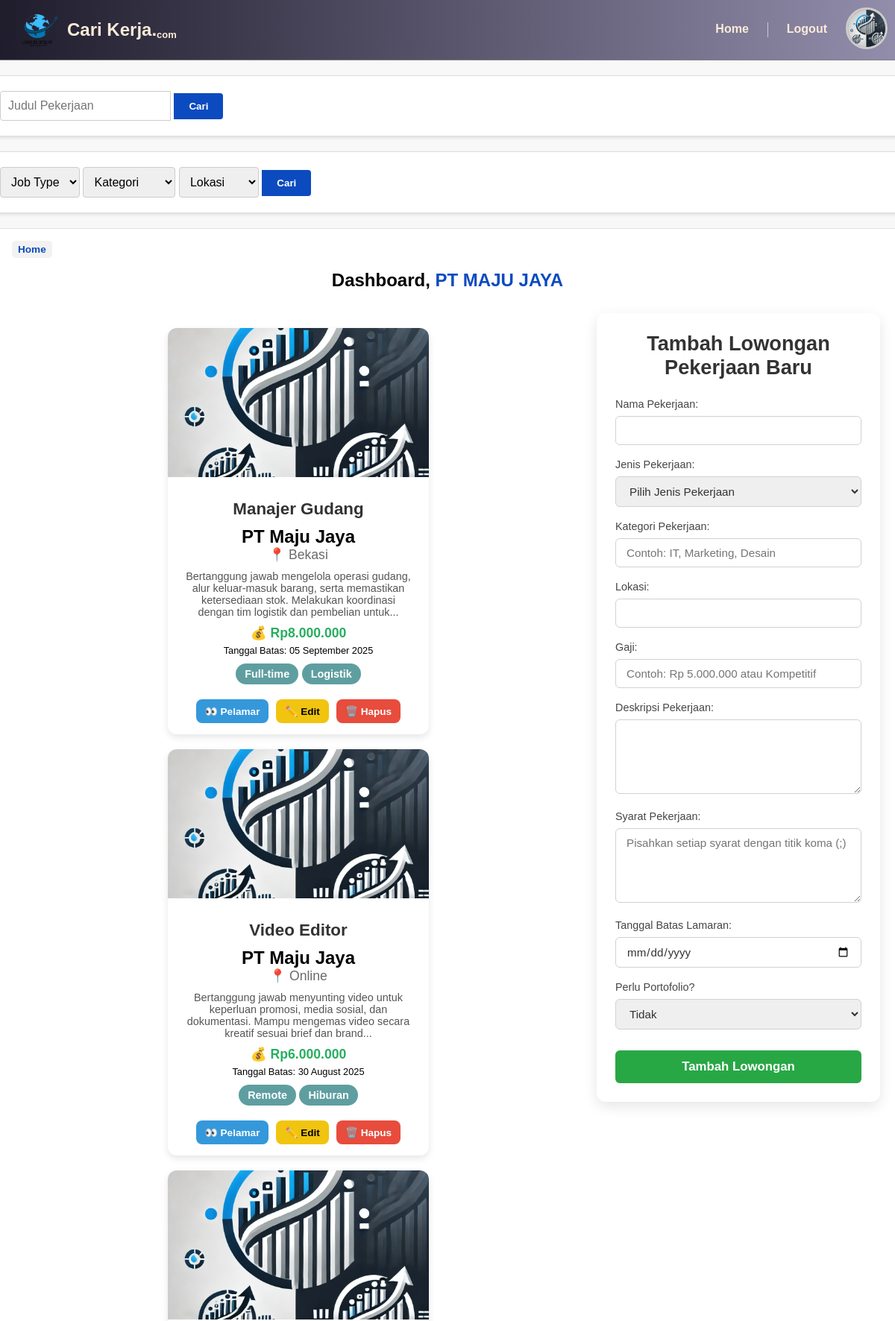
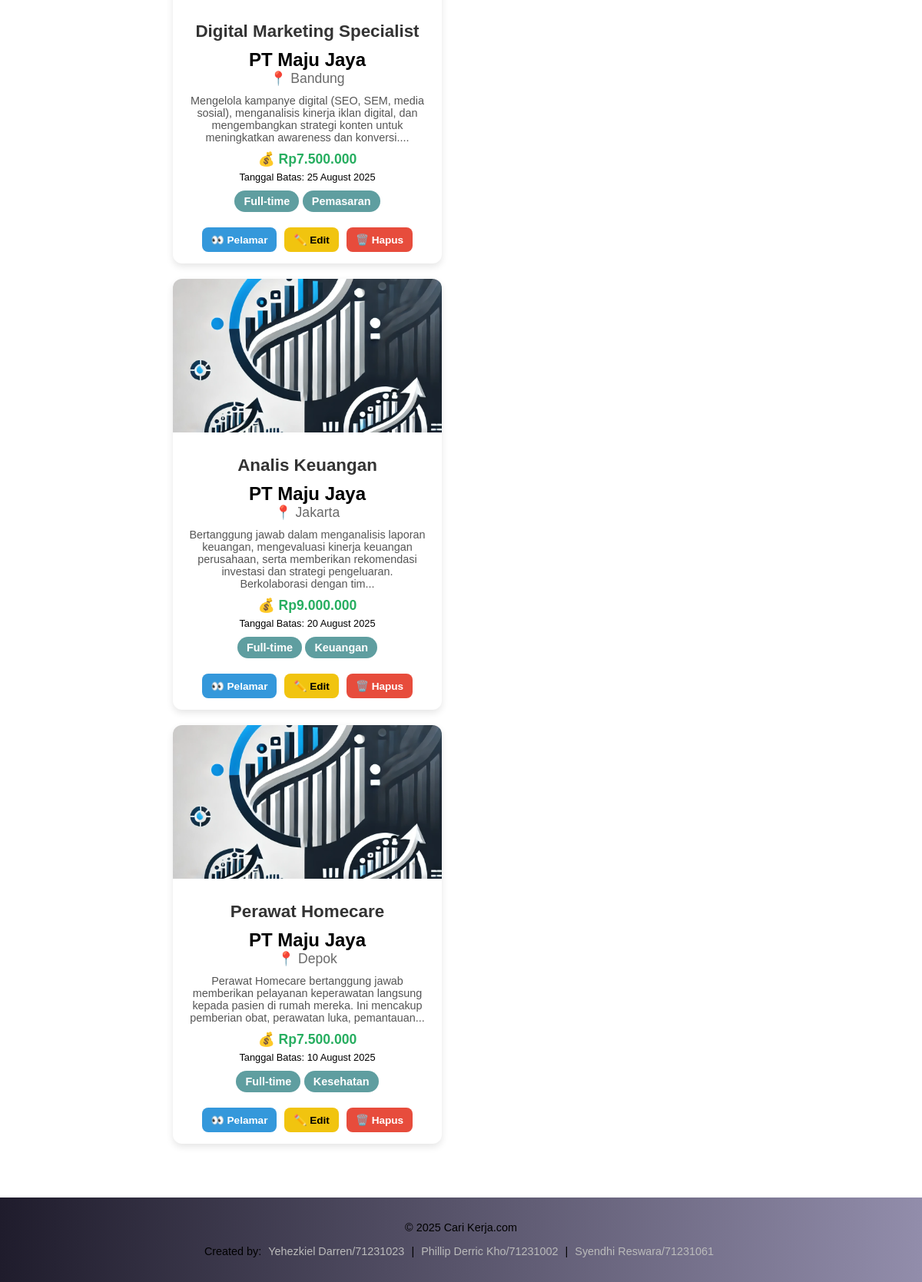
Page /dashboard-company.php (signed in) on the committed database (2 pictures, top to bottom).
### tables this page shows
CREATE TABLE `lowongan` (
  `id` int(11) NOT NULL,
  `perusahaan_id` int(11) DEFAULT NULL,
  `kategori` varchar(50) DEFAULT NULL,
  `nama_pekerjaan` varchar(100) DEFAULT NULL,
  `jenis_pekerjaan` enum('Full-time','Part-time','Remote','Freelance') DEFAULT NULL,
  `lokasi` text DEFAULT NULL,
  `gaji` varchar(100) DEFAULT NULL,
  `deskripsi` text DEFAULT NULL,
  `syarat` text DEFAULT NULL,
  `tanggal_batas` date DEFAULT NULL,
  `isPorto` tinyint(1) DEFAULT NULL
);

CREATE TABLE `perusahaan` (
  `id` int(11) NOT NULL,
  `user_id` int(11) DEFAULT NULL,
  `nama_perusahaan` varchar(100) DEFAULT NULL,
  `lokasi` text DEFAULT NULL,
  `logo` varchar(255) DEFAULT NULL
);

### dashboard-company.php (the view, shortened to what this page needs)
<?php
  require_once 'connection.php';
  $user_id = $_SESSION['id'];
  $pesan = "";
  $pesan_kosong = "";
  $sql = "SELECT
          lowongan.id AS lowongan_id,
          lowongan.nama_pekerjaan,
          lowongan.kategori,
          lowongan.jenis_pekerjaan,
          lowongan.lokasi,
          lowongan.gaji,
          lowongan.deskripsi,
          lowongan.tanggal_batas,
          perusahaan.nama_perusahaan,
          perusahaan.logo
      FROM lowongan
      JOIN perusahaan ON lowongan.perusahaan_id = perusahaan.id
      where (tanggal_batas > now() and lowongan.perusahaan_id = '$user_id')
      ORder by tanggal_batas DESC";
  $result = mysqli_query($conn, $sql);
  $jobList = [];
  if (mysqli_num_rows($result) > 0) {
    while ($row = mysqli_fetch_assoc($result)) {
      $jobList[] = $row;
    }
  } else {
    $pesan_kosong = "Anda belum membuat lowongan kerja.";
  }
  $jobListFilter = [];
  if (isset($_GET['submit_judul']) || isset($_GET['submit_filter'])) {
    $job_type_ = mysqli_real_escape_string($conn, $_GET['job_type'] ?? '');
    $kategori_ = mysqli_real_escape_string($conn, $_GET['kategori'] ?? '');
    $lokasi_ = mysqli_real_escape_string($conn, $_GET['lokasi'] ?? '');
    $search_kerja_ = mysqli_real_escape_string($conn, $_GET['search_kerja'] ?? '');
    $sql = "SELECT
            lowongan.id AS lowongan_id,
            lowongan.nama_pekerjaan,
            lowongan.kategori,
            lowongan.jenis_pekerjaan,
            lowongan.lokasi,
            lowongan.gaji,
            lowongan.deskripsi,
            lowongan.tanggal_batas,
            perusahaan.nama_perusahaan,
            perusahaan.logo
        FROM lowongan
        JOIN perusahaan ON lowongan.perusahaan_id = perusahaan.id
        WHERE tanggal_batas > NOW() AND lowongan.perusahaan_id = '$user_id'";
    if (!empty($job_type_)) {
        $sql .= " AND lowongan.jenis_pekerjaan = '$job_type_'";
    }
    if (!empty($kategori_)) {
        $sql .= " AND lowongan.kategori = '$kategori_'";
    }
    if (!empty($lokasi_)) {
        $sql .= " AND lowongan.lokasi = '$lokasi_'";
    }
    if (!empty($search_kerja_)) {
        $sql .= " AND lowongan.nama_pekerjaan LIKE '%$search_kerja_%'";
    }
    $sql .= " ORDER BY tanggal_batas DESC";
    $result = mysqli_query($conn, $sql);
    if ($result && mysqli_num_rows($result) > 0) {
        while ($row = mysqli_fetch_assoc($result)) {
            $jobListFilter[] = $row;
        }
    } else {
        $pesan = "Tidak ada lowongan yang sesuai dengan kriteria pencarian.";
    }
  }else {
    $jobListFilter = $jobList;
  }
?>
<!DOCTYPE html>
<html lang="en">
  <head>
    <link rel="stylesheet" href="style/dashboard-company.css" />
  </head>
  <body>
    <header>
      <div class="logo">
        <img src="img/LogoHeader1.png" alt="logokerja" />
        <a>Cari Kerja. <span class="small">com</span></a>
      </div>
      <nav>
        <ul type="none">
          <li><a href="index.html">Home</a></li>
          <li>
            <?php
              if (isset($_SESSION['username'])) {
                echo '<a href="logout.php">Logout</a>';
              } else {
                echo '<a href="login.php">Login</a>';
              }
            ?>
          </li>
        </ul>
        <a href="login.php">
          <?php
            if(isset($_SESSION['logo'])) {
              echo '<img src="' . htmlspecialchars($_SESSION['logo']) . '" alt="profilepict" class="profilepicture" />';
            } else {
              echo '<img src="img/ProfilePicture.jpg" alt="profilepict" class="profilepicture" />';
            }
          ?>
        </a>
      </nav>
    </header>
    <section class="search-filter">
      <div class="search-container">
        <form action="dashboard-company.php" method="get">
          <div class="input">
            <input
              type="text"
              class="search-input"
              id="search-job-title-input"
              name="search_kerja"
              placeholder="Judul Pekerjaan"
            />
            <button name="submit_judul" type="submit" class="search-button">Cari</button>
          </div>
        </form>
      </div>
      <div class="filter-container">
        <form action="dashboard-company.php" method="get">
          <select name="job_type" id="job-type" class="custom-select">
            <option value="">Job Type</option>
          </select>
          <select name="kategori" id="kategori" class="custom-select">
            <option value="">Kategori</option>
          </select>
          <select name="lokasi" id="lokasi" class="custom-select">
            <option value="">Lokasi</option>
          </select>
          <button name="submit_filter" type="submit" class="search-button">Cari</button>
        </form>
      </div>
    </section>
    <main>
      <section id="welcome">
        <div class="breadcrumb">
          <p><a href="index.php">Home</a></p>
        </div>
        <?php
          if (isset($_SESSION['username'])) {
            echo '<div class="welcome">Dashboard, <span class="username">' . htmlspecialchars($_SESSION['username']) . '</span></div>';
          }
        ?>
      </section>
      <div class="dashboard-layout">
        <div class="job-listings-column">
          <?php if (!empty($pesan_kosong) && !(isset($_GET['submit_judul']) || isset($_GET['submit_filter']))): ?>
              <section class="alert alert-info">
                  <p><?= htmlspecialchars($pesan_kosong); ?></p>
              </section>
          <?php elseif (!empty($pesan) && (isset($_GET['submit_judul']) || isset($_GET['submit_filter']))): ?>
              <section class="alert alert-warning">
                  <p><?= htmlspecialchars($pesan); ?></p>
              </section>
          <?php elseif (!empty($jobListFilter)): ?>
              <section class="job-container">
              <?php foreach ($jobListFilter as $job): ?>
                  <div class="job-box">
                    <img
                      src="<?= htmlspecialchars($job['logo']) ?>"
                      class="job-image"
                      alt="<?= htmlspecialchars($job['nama_perusahaan']) ?>"
                    />
                    <div class="job-content">
                      <h2 class="job-title"><?= htmlspecialchars($job['nama_pekerjaan']) ?></h2>
                      <h2 class="job-company"><?= htmlspecialchars($job['nama_perusahaan']) ?></h2>
                      <p class="job-location">📍 <?= htmlspecialchars($job['lokasi']) ?></p>
                      <p class="job-desc"><?= htmlspecialchars(potongDeskripsi($job['deskripsi'],20)) ?></p>
                      <p class="job-salary">💰 <?= htmlspecialchars($job['gaji']) ?></p>
                      <p class="job-date">
                        <span class="tanggal">Tanggal Batas: <?= htmlspecialchars(formatTanggal($job['tanggal_batas'])) ?></span>
                      </p>
                      <div class="status">
                        <p class="job-status <?= strtolower($job['jenis_pekerjaan']) ?>"><?= $job['jenis_pekerjaan'] ?></p>
                        <p class="job-status <?= strtolower($job['kategori']) ?>"><?= $job['kategori'] ?></p>
                      </div>
                    </div>
                    <div class="action-buttons">
                      <a href="cek-pelamar.php?id=<?= $job['lowongan_id'] ?>" class="btn-action lihat">👀 Pelamar</a>
                      <a href="edit-lowongan.php?id=<?= $job['lowongan_id'] ?>" class="btn-action edit">✏️ Edit</a>
                      <a href="hapus-lowongan.php?id=<?= $job['lowongan_id'] ?>" class="btn-action hapus" onclick="return confirm('Yakin ingin menghapus lowongan ini?')">🗑️ Hapus</a>
                    </div>
                  </div>
                <?php endforeach; ?>
              </section>
          <?php endif; ?>
        </div>
        <div class="add-job-column">
          <section class="add-job-form-container">
            <h2>Tambah Lowongan Pekerjaan Baru</h2>
            <form action="tambah-lowongan.php" method="POST">
              <div class="form-group">
                <label for="nama_pekerjaan_form">Nama Pekerjaan:</label>
                <input type="text" id="nama_pekerjaan_form" name="nama_pekerjaan" required>
              </div>
              <div class="form-group">
                <label for="jenis_pekerjaan_form">Jenis Pekerjaan:</label>
                <select id="jenis_pekerjaan_form" name="jenis_pekerjaan" required>
                  <option value="">Pilih Jenis Pekerjaan</option>
                </select>
              </div>
              <div class="form-group">
                <label for="kategori_form">Kategori Pekerjaan:</label>
                <input type="text" id="kategori_form" name="kategori" required placeholder="Contoh: IT, Marketing, Desain">
              </div>
              <div class="form-group">
                <label for="lokasi_form">Lokasi:</label>
                <input type="text" id="lokasi_form" name="lokasi" required>
              </div>
              <div class="form-group">
                <label for="gaji_form">Gaji:</label>
                <input type="text" id="gaji_form" name="gaji" placeholder="Contoh: Rp 5.000.000 atau Kompetitif" required>
              </div>
              <div class="form-group">
                <label for="deskripsi_form">Deskripsi Pekerjaan:</label>
                <textarea id="deskripsi_form" name="deskripsi" rows="4" required></textarea>
              </div>
              <div class="form-group">
                <label for="syarat_form">Syarat Pekerjaan:</label>
                <textarea id="syarat_form" name="syarat" rows="4" required placeholder="Pisahkan setiap syarat dengan titik koma (;)"></textarea>
              </div>
              <div class="form-group">
                <label for="tanggal_batas_form">Tanggal Batas Lamaran:</label>
                <input type="date" id="tanggal_batas_form" name="tanggal_batas" required>
              </div>
              <div class="form-group">
                <label for="isPorto_form">Perlu Portofolio?</label>
                <select id="isPorto_form" name="isPorto" required>
                  <option value="0">Tidak</option>
                </select>
              </div>
              <button type="submit" name="submit_tambah_lowongan" class="btn-submit-lowongan">Tambah Lowongan</button>
            </form>
          </section>
        </div>
      </div>
    </main>
    <footer>
      <p>&copy; 2025 Cari Kerja.com</p>
      <p class="creators">
        Created by:
        <a href="#" target="_blank">Yehezkiel Darren/71231023</a> |
        <a href="#" target="_blank">Phillip Derric Kho/71231002</a> |
        <a href="#" target="_blank">Syendhi Reswara/71231061</a>
      </p>
    </footer>
  </body>
</html>
<?php
  function formatTanggal($tanggal) {
    $date = DateTime::createFromFormat('Y-m-d', $tanggal);
    $date->setTimezone(new DateTimeZone('Asia/Jakarta'));
    return strftime('%d %B %Y', $date->getTimestamp());
  }
  function potongDeskripsi($teks, $jumlahKata = 20) {
    $kata = explode(" ", strip_tags($teks));
    if (count($kata) > $jumlahKata) {
        $kata = array_slice($kata, 0, $jumlahKata);
        return implode(" ", $kata) . "...";
    } else {
        return $teks;
    }
  }
?>

### rows in the picture
lowongan: perusahaan.logo (picture), nama_pekerjaan "Manajer Gudang", perusahaan.nama_perusahaan "PT Maju Jaya", lokasi "Bekasi", deskripsi "Bertanggung jawab mengelola operasi gudang, alur keluar-masuk barang, serta memastikan ketersediaan stok. Melakukan koordinasi dengan tim logistik dan pembelian untuk...", gaji "Rp8.000.000", tanggal_batas "05 September 2025", jenis_pekerjaan "Full-time", kategori "Logistik"
lowongan: perusahaan.logo (picture), nama_pekerjaan "Video Editor", perusahaan.nama_perusahaan "PT Maju Jaya", lokasi "Online", deskripsi "Bertanggung jawab menyunting video untuk keperluan promosi, media sosial, dan dokumentasi. Mampu mengemas video secara kreatif sesuai brief dan brand...", gaji "Rp6.000.000", tanggal_batas "30 August 2025", jenis_pekerjaan "Remote", kategori "Hiburan"
lowongan: perusahaan.logo (picture), nama_pekerjaan "Digital Marketing Specialist", perusahaan.nama_perusahaan "PT Maju Jaya", lokasi "Bandung", deskripsi "Mengelola kampanye digital (SEO, SEM, media sosial), menganalisis kinerja iklan digital, dan mengembangkan strategi konten untuk meningkatkan awareness dan konversi....", gaji "Rp7.500.000", tanggal_batas "25 August 2025", jenis_pekerjaan "Full-time", kategori "Pemasaran"
lowongan: perusahaan.logo (picture), nama_pekerjaan "Analis Keuangan", perusahaan.nama_perusahaan "PT Maju Jaya", lokasi "Jakarta", deskripsi "Bertanggung jawab dalam menganalisis laporan keuangan, mengevaluasi kinerja keuangan perusahaan, serta memberikan rekomendasi investasi dan strategi pengeluaran. Berkolaborasi dengan tim...", gaji "Rp9.000.000", tanggal_batas "20 August 2025", jenis_pekerjaan "Full-time", kategori "Keuangan"
lowongan: perusahaan.logo (picture), nama_pekerjaan "Perawat Homecare", perusahaan.nama_perusahaan "PT Maju Jaya", lokasi "Depok", deskripsi "Perawat Homecare bertanggung jawab memberikan pelayanan keperawatan langsung kepada pasien di rumah mereka. Ini mencakup pemberian obat, perawatan luka, pemantauan...", gaji "Rp7.500.000", tanggal_batas "10 August 2025", jenis_pekerjaan "Full-time", kategori "Kesehatan"

### other values in the picture
$_SESSION['username'] "PT MAJU JAYA"
